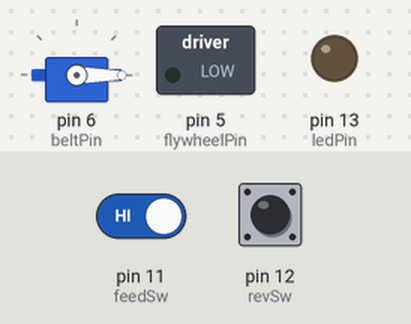
Bench run of a sketch on a simulated Arduino Uno, built with avr-gcc and run on an emulated ATmega328P. On the bench: servo, switched loads named in the sketch (green lamp = pin HIGH), output pins drawn as LEDs (lit = HIGH). Inputs (shaded band) come from the test bench; at power-on: pin 12 (revSw) HIGH, pin 11 (feedSw) HIGH.

Above: at 2.2 s.
2.3 s: pin 12 (revSw) pulled LOW for 0.15 s
At 2.37 s:
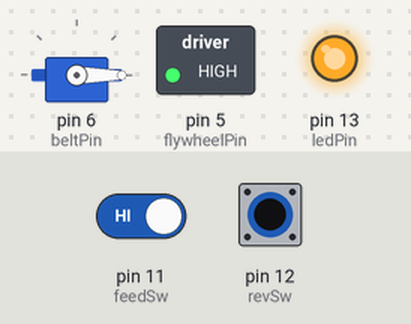
3.9 s: pin 12 (revSw) pulled LOW for 3.2 s
At 7.7 s:
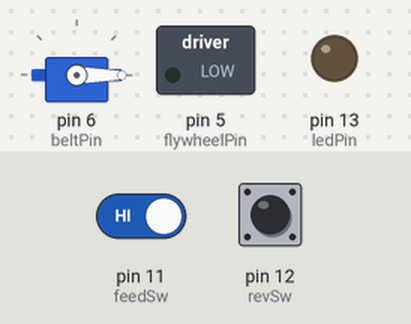
8.6 s: pin 11 (feedSw) driven LOW and pin 12 (revSw) driven LOW
At 9.8 s:
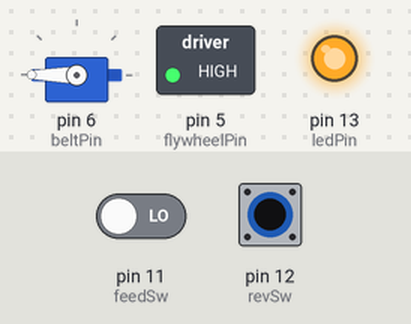
10.1 s: pin 11 (feedSw) driven HIGH
At 11.2 s:
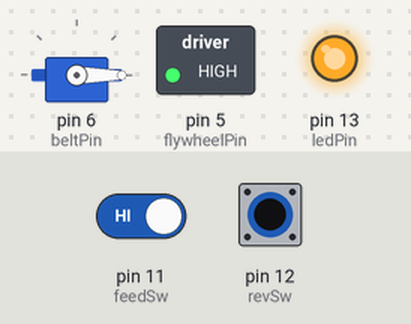
Timing chart, 0 to 12.6 s (numbered marks = the images above; inputs shaded):
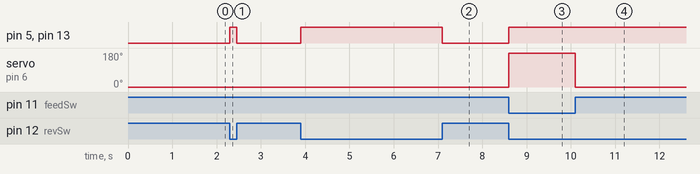

Measured:
- after the input at 2.3 s, pin 5 (flywheelPin), pin 13 (ledPin): LOW → HIGH at once, → LOW 0.15 s later
- after the input at 3.9 s, pin 5 (flywheelPin), pin 13 (ledPin): LOW → HIGH at once, → LOW 3.2 s later
- after the input at 8.6 s, pin 5 (flywheelPin), pin 13 (ledPin): LOW → HIGH at once; servo on pin 6 (beltPin): 0° → 180° at once
- after the input at 10.1 s, servo on pin 6 (beltPin): 180° → 0° at once

The sketch:

Ardu-Nemesis.ino
```cpp
#include <Servo.h>


Servo beltESC;

//declare servo objects that will be used throughout the rest of the project.
// constants won't change. They're used here to set pin numbers:

const int ledPin = 13;      // the number of the LED pin

//define pins for Digital switches
const int revSw = 12;
const int feedSw = 11;

//define pins for ESCs
const int beltPin = 6;
const int flywheelPin = 5;
int spinAverage = -10;
int feedAverage = -10;


const int feedESCMinSpeed = 1000;   //this varies by ESC.  Min speed must be low enough to arm.  Refer to speec controller's documentation for this
const int feedESCMaxSpeed = 2000;   //this varies by ESC.  Max speed here is defined seperately to allow for controlling fire rates.  Refer to speec controller's documentation for this


//variables to determine if we need to make changes to esc spinning states.  Eliminates unnecessary servo.writemicrosecond() calls
bool spinchange = false;
bool feedchange = false;
bool ragechange = false;

// Variables will change:
int ledState = LOW;         // the current state of the output pin
int spinButtonState;             // the current reading from the spin input pin
int feedButtonState;            // the current reading from the feed input pin

//track if the flywheels are currently spinning.  Used to prevent pusher from being run when flywheels are stationary
bool spinning = false;
//track if pusher is running
bool pushing = false;
//track if there has a request for the pusher to be retracted.
bool retract = false;


void setup() {
  //lcd.begin(16, 2); // initialize the lcd
  pinMode(ledPin, OUTPUT);
  pinMode(flywheelPin, OUTPUT);
  pinMode(revSw, INPUT_PULLUP);
  pinMode(feedSw, INPUT_PULLUP);


  // set initial LED state
  digitalWrite(ledPin, ledState);

  beltESC.attach(beltPin, feedESCMinSpeed, feedESCMaxSpeed);

  //write minimum spped to ESCs so they arm
  beltESC.write(feedESCMinSpeed);
  delay(1000);                  // waits for a second while the ESCs arm

}

void loop() {
  // read the state of the switch into a local variable:
  int spinReading = digitalRead(revSw);
  int feedReading = digitalRead(feedSw);


  //Rev Trigger Handling
  if (spinReading == HIGH) {
    if (spinAverage < 9) {
      spinAverage++;
      spinAverage++; //we are incrementing spinAverage twice here since it is more important to stop the action quickly than start it quickly for safety sake
      spinchange = true; //set the spin change flag so that we can evaluate if the flywheels need to be stopped

    }


  } else {
    if (spinAverage > -10) {
      spinAverage--;
      spinchange = true; //set the spin change flag so that we can evaluate if the flywheels need to be started
    }


  }


  //Feed Trigger Handling

  if (feedReading == HIGH) {
    if (feedAverage < 9) {
      feedAverage++;
      feedAverage++; //we are incrementing feedAverage twice here since it is more important to stop the action quickly than start it quickly for safety sake
      feedchange = true; //set the feed change flag so that we can evaluate if the pusher needs to be started
    }
  } else {
    if (feedAverage > -10) {
      feedAverage--;
      feedchange = true; //set the feed change flag so that we can evaluate if the pusher needs to be started
    }
  }


  if (spinchange == true) {
    if (spinAverage < 0) {
      digitalWrite(flywheelPin, HIGH);
      spinning = true;
      spinchange = false; //reset spin change flag since the change has been processed
      ledState = HIGH;;
    } else {
      digitalWrite(flywheelPin, LOW);
      spinning = false; //set spin state to false.
      spinchange = false; //reset spin change flag since the change has been processed
      ledState = LOW;

    }
  }


  if (spinning == true) { //check that flywheels are running before allowing pusher to engage.
    if (feedchange == true) { //only update pusher speed if the trigger state has changed
      if (feedAverage < 0) {
        //ledState = HIGH;
        beltESC.write(feedESCMaxSpeed);
        feedchange = false; //reset feed change flag since the change has been processed
        pushing = true;
       } else {
        //stop the pusher
        beltESC.write(feedESCMinSpeed);
        //ledState = LOW;
        feedchange = false; //reset feed change flag since the change has been processed
        pushing = false;
      }
    }
  }
  if (!spinning && pushing ) { //pusher is running and the flywheels are not.  THIS IS BAD! stop the pusher
    beltESC.write(feedESCMinSpeed);
    ledState = LOW;
    pushing = false;
  }


  // set the LED state:
  digitalWrite(ledPin, ledState);
  //write the neopixels


}
```
